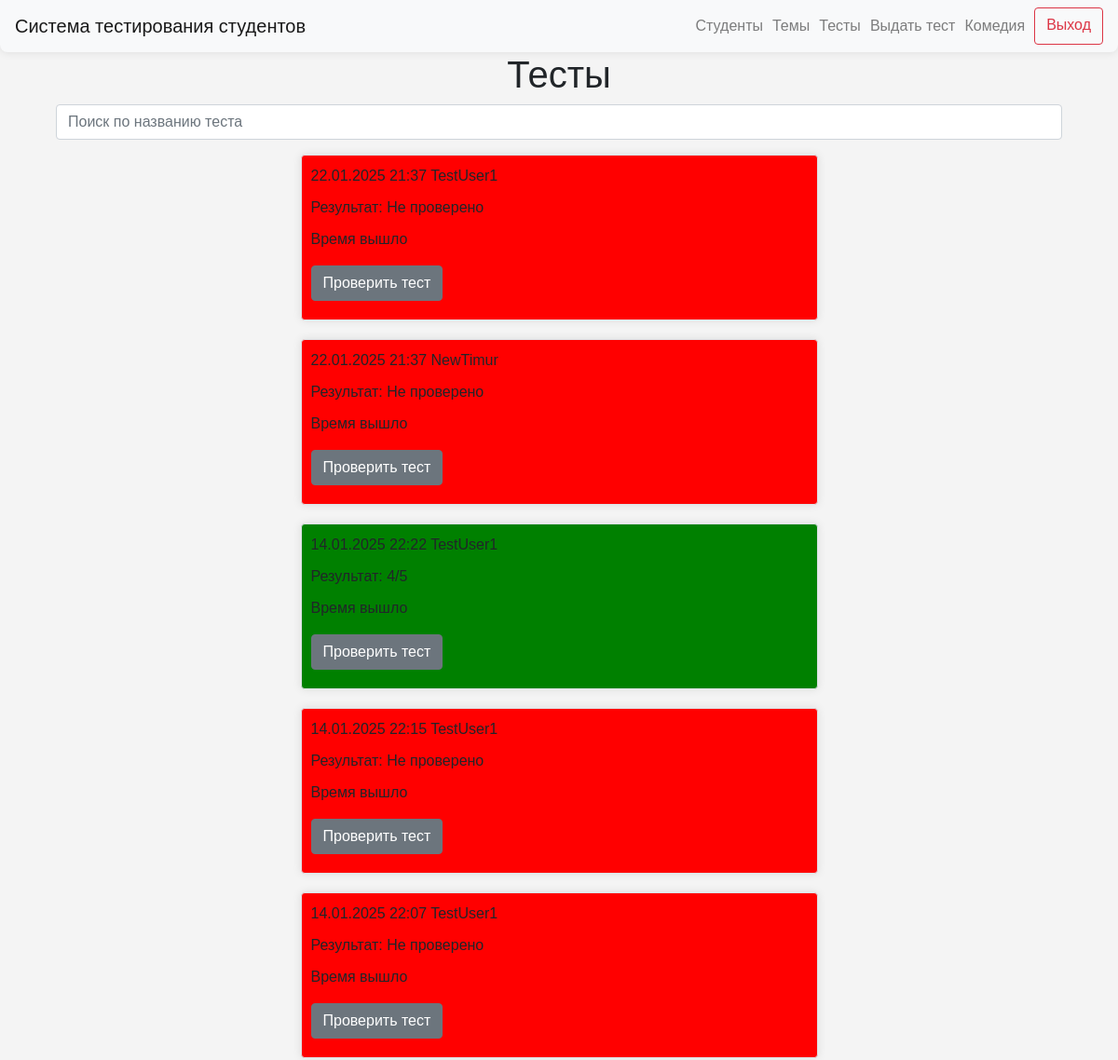
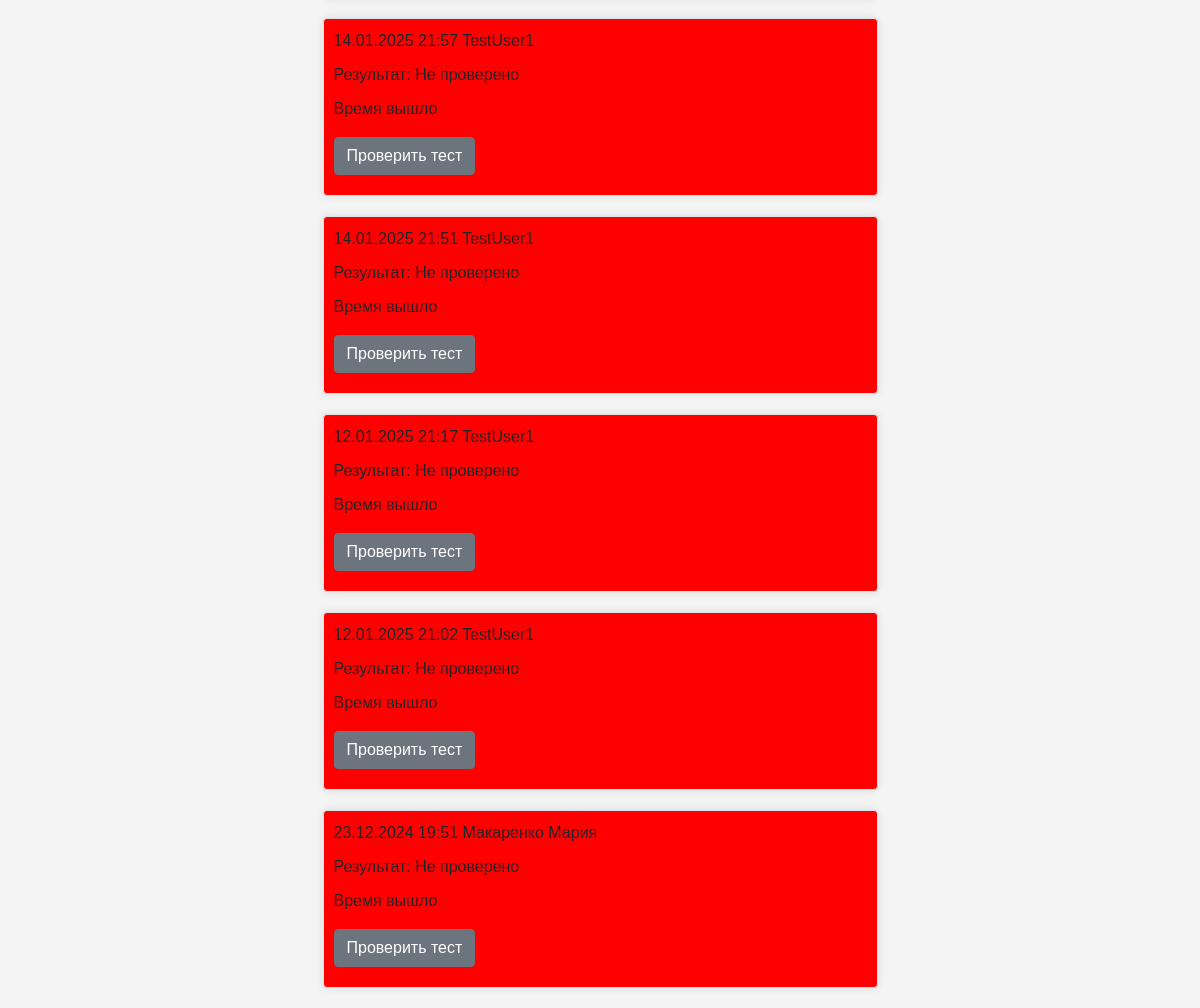
Screenshot of /tests/2 (signed in) with the database file from the repository (2 pictures, top to bottom).
### data/users.py (models this page shows)
class User(SqlAlchemyBase, UserMixin, SerializerMixin):
    __tablename__ = "users"
    id = sqlalchemy.Column(
        sqlalchemy.Integer,
        primary_key=True,
        autoincrement=True,
    )
    name = sqlalchemy.Column(
        sqlalchemy.String,
        nullable=True,
    )
    group_id = sqlalchemy.Column(
        sqlalchemy.Integer,
        sqlalchemy.ForeignKey(
            "groups.id",
            ondelete="CASCADE",
        ),
        nullable=False,
    )
    date_of_birth = sqlalchemy.Column(
        sqlalchemy.Date,
        nullable=False,
    )
    user_level = sqlalchemy.Column(
        sqlalchemy.String,
        default="student",
    )

### data/blitz_tests.py (models this page shows)
class BlitzTest(SqlAlchemyBase, UserMixin, SerializerMixin):
    __tablename__ = "blitz_tests"
    id = sqlalchemy.Column(
        sqlalchemy.Integer,
        primary_key=True,
        autoincrement=True,
    )
    date = sqlalchemy.Column(
        sqlalchemy.DateTime,
        default=datetime.datetime.now,
    )
    question_1 = sqlalchemy.Column(
        sqlalchemy.Integer,
        sqlalchemy.ForeignKey("questions.id"),
    )
    question_2 = sqlalchemy.Column(
        sqlalchemy.Integer,
        sqlalchemy.ForeignKey("questions.id"),
    )
    question_3 = sqlalchemy.Column(
        sqlalchemy.Integer,
        sqlalchemy.ForeignKey("questions.id"),
    )
    question_4 = sqlalchemy.Column(
        sqlalchemy.Integer,
        sqlalchemy.ForeignKey("questions.id"),
    )
    question_5 = sqlalchemy.Column(
        sqlalchemy.Integer,
        sqlalchemy.ForeignKey("questions.id"),
    )
    answer_1 = sqlalchemy.Column(
        sqlalchemy.String,
        nullable=True,
    )
    answer_2 = sqlalchemy.Column(
        sqlalchemy.String,
        nullable=True,
    )
    answer_3 = sqlalchemy.Column(
        sqlalchemy.String,
        nullable=True,
    )
    answer_4 = sqlalchemy.Column(
        sqlalchemy.String,
        nullable=True,
    )
    answer_5 = sqlalchemy.Column(
        sqlalchemy.String,
        nullable=True,
    )
    comment_1 = sqlalchemy.Column(
        sqlalchemy.String,
        nullable=True,
    )
    comment_2 = sqlalchemy.Column(
        sqlalchemy.String,
        nullable=True,
    )
    comment_3 = sqlalchemy.Column(
        sqlalchemy.String,
        nullable=True,
    )
    comment_4 = sqlalchemy.Column(
        sqlalchemy.String,
        nullable=True,
    )
    comment_5 = sqlalchemy.Column(
        sqlalchemy.String,
        nullable=True,
    )
    result_answer_1 = sqlalchemy.Column(
        sqlalchemy.Boolean,
        nullable=True,
    )
    result_answer_2 = sqlalchemy.Column(
        sqlalchemy.Boolean,
        nullable=True,
    )
    result_answer_3 = sqlalchemy.Column(
        sqlalchemy.Boolean,
        nullable=True,
    )
    result_answer_4 = sqlalchemy.Column(
        sqlalchemy.Boolean,
        nullable=True,
    )
    result_answer_5 = sqlalchemy.Column(
        sqlalchemy.Boolean,
        nullable=True,
    )
    student = sqlalchemy.Column(
        sqlalchemy.Integer,
        sqlalchemy.ForeignKey("users.id"),
    )

### server.py (the view)
@app.route("/tests/<int:group_id>")
def tests_by_group(group_id):
    if not current_user.is_authenticated:
        return redirect("/authentication")
    if current_user.user_level == "student":
        return abort(404)
    db_sess = db_session.create_session()
    query_for_admin = select(BlitzTest, User).join(User, BlitzTest.student == User.id).where(User.group_id == group_id)
    tests_admin = db_sess.execute(query_for_admin).fetchall()
    date_time = datetime.datetime.now()
    results = []
    for test in tests_admin:
        test = test[0]
        test_results = 0
        if test.result_answer_1 == 1:
            test_results += 1
        if test.result_answer_2 == 1:
            test_results += 1
        if test.result_answer_3 == 1:
            test_results += 1
        if test.result_answer_4 == 1:
            test_results += 1
        if test.result_answer_5 == 1:
            test_results += 1
        if None in [
            test.result_answer_1,
            test.result_answer_2,
            test.result_answer_3,
            test.result_answer_4,
            test.result_answer_5,
        ]:
            results.append("Не проверено")
        else:
            results.append(f"{test_results}/5")
    tests_and_results = zip(tests_admin, results)
    return render_template(
        "index_admin.html",
        date_time=date_time,
        tests_and_results=tests_and_results,
        title="Главная",
    )

### data/db_session.py (called while the page is built)
def create_session() -> Session:
    global __factory
    return __factory()

### server.py (called while the page is built)
@login_manager.user_loader
def load_user(user_id):
    db_sess = db_session.create_session()
    return db_sess.query(User).get(user_id)

### templates/index_admin.html (shortened to what this page needs)
{% extends "base.html" %}
{% block content %}
<div class="container text-center">
    <h1>Тесты</h1>
</div>
<div class="container">
    <input type="text" id="searchInput" class="form-control mb-3" placeholder="Поиск по названию теста">
</div>
{% for test, result in tests_and_results|reverse %}
<div class="col-md-6 border rounded mx-auto custom-div" style="margin-bottom: 20px; padding: 10px; background-color: {% if result == 'Не проверено' %} red; {% else %} green; {% endif %}">
    <p class="text-left" style="margin-bottom: 10px;">{{ test[0].date.strftime("%d.%m.%Y %H:%M") }} {{ test[1].name }}</p>
    <div>
        {% if (date_time - test[0].date).total_seconds() > 300 %}
            <p class="text-left" style="margin-bottom: 10px;">Результат: {{ result }}</p>
            <p>Время вышло</p>
            <a href="{{ url_for('test_result', test_id=test[0].id) }}">
                <button type="button" style="margin-bottom: 10px;" class="btn btn-secondary">Проверить тест</button>
            </a>
        {% else %}
            <a href="{{ url_for('start_test', test_id=test[0].id) }}">
                <button type="button" style="margin-bottom: 10px;" class="btn btn-primary">Посмотреть тест</button>
            </a>
        {% endif %}
    </div>
</div>
{% endfor %}
{% endblock %}

### templates/base.html (shortened to what this page needs)
<!doctype html>
<html lang="en">
<head>
    <link rel="stylesheet"
          href="https://stackpath.bootstrapcdn.com/bootstrap/4.4.1/css/bootstrap.min.css"
>
    <link rel="stylesheet" type="text/css" href="../static/css/style.css">
</head>
<body>
<header>
    <nav class="navbar navbar-light bg-light custom-navbar">
        <a class="navbar-brand" href="/">Система тестирования студентов</a>
        {% if current_user.is_authenticated %}
        <div class="d-flex flex-row-reverse">
            <a class="btn btn-outline-danger spaced-element" style="margin-left: 10px; text-align: center;"
               href="/logout">Выход</a>
            {% if current_user.user_level == 'admin' %}
            <a class="navbar-text" style="margin-left: 10px; text-align: center;">{{ current_user.name }}</a>
            <a class="navbar-text" style="margin-left: 10px; text-align: center;" href="/select_group_for_test">Выдать тест</a>
            <a class="navbar-text" style="margin-left: 10px; text-align: center;" href="/">Тесты</a>
            <a class="navbar-text" style="margin-left: 10px; text-align: center;" href="/topics">Темы</a>
            <a class="navbar-text" style="margin-left: 10px; text-align: center;" href="/groups">Студенты</a>
            {% else %}
            <a class="navbar-text" style="margin-left: 10px; text-align: center;" href="{{ url_for('personal_cabinet', user_id=current_user.id) }}">{{ current_user.name }}</a>
            {% endif %}
        </div>
        {% endif %}
    </nav>
</header>
<main role="main" class="container">
    {% block content %}
    {% endblock %}
</main>
</body>
</html>

### static/css/style.css (style rules this page uses)
body { font-family: Arial, sans-serif; margin: 0; padding: 0; background-color: #f4f4f4; }
.custom-div { width: 80%; margin: 0 auto; padding: 20px; background-color: #f8f9fa; border-radius: 0 0 8px 8px; box-shadow: 0 0 10px rgba(0,0,0,0.1); }
.custom-navbar { margin: 0 auto; background-color: #f8f9fa; border-radius: 0 0 8px 8px; box-shadow: 0 0 10px rgba(0,0,0,0.1); }

### rows the page displays
User: name "Комедия"
BlitzTest: date "22.01.2025 21:37"
User: name "TestUser1" "TestUser1" "TestUser1" "TestUser1" "TestUser1" "TestUser1" "TestUser1" "TestUser1"
BlitzTest: date "22.01.2025 21:37"
User: name "NewTimur"
BlitzTest: date "14.01.2025 22:22"
BlitzTest: date "14.01.2025 22:15"
BlitzTest: date "14.01.2025 22:07"
BlitzTest: date "14.01.2025 21:57"
BlitzTest: date "14.01.2025 21:51"
BlitzTest: date "12.01.2025 21:17"
BlitzTest: date "12.01.2025 21:02"
BlitzTest: date "23.12.2024 19:51"
User: name "Макаренко Мария"

### other values shown
{{ result }} "Не проверено" "Не проверено" "4/5" "Не проверено" "Не проверено" "Не проверено" "Не проверено" "Не проверено" "Не проверено" "Не проверено"
